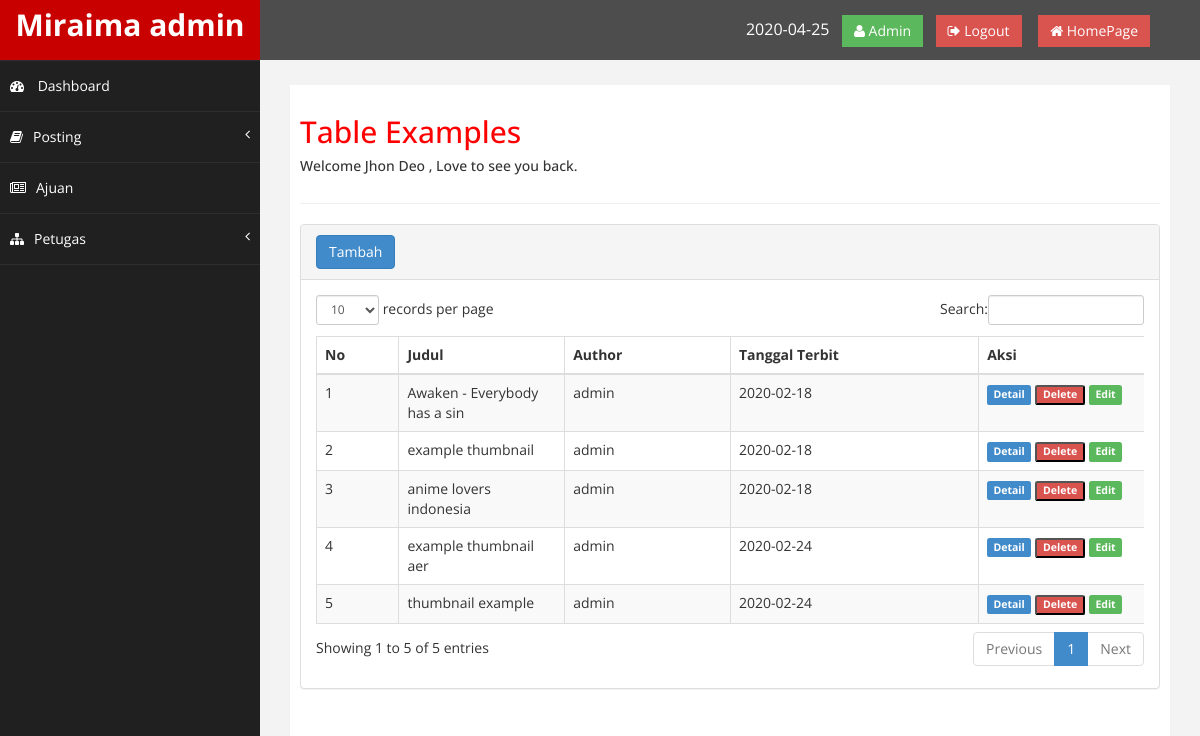
The page /index.php/admin/posting on the database its author committed.
### tables this page shows
CREATE TABLE `posting` (
  `idPosting` int(11) NOT NULL,
  `deskripsi` varchar(512) NOT NULL,
  `tanggal` varchar(128) NOT NULL,
  `thumbnail` varchar(128) NOT NULL,
  `idKategori` int(11) NOT NULL,
  `idUser` int(11) NOT NULL,
  `judul` varchar(126) NOT NULL
);

CREATE TABLE `user` (
  `idUser` int(11) NOT NULL,
  `username` varchar(128) NOT NULL,
  `password` varchar(256) NOT NULL,
  `profil` varchar(128) NOT NULL
);

### application/libraries/Layout_admin.php (called while the page is built, shortened)
<?php
class Layout_admin {
	var $CI = NULL;
	public function __construct() {
		$this->CI =& get_instance();
	}
	public function Tampil($tampil,$data = null)
	{
		$this->CI->load->view('admin/template/header');
		$this->CI->load->view('admin/template/nav');
		$this->CI->load->view('admin/'.$tampil,$data);
		$this->CI->load->view('admin/template/footer');
	}
}

### application/controllers/admin/Posting.php (called while the page is built, shortened)
<?php
class Posting extends CI_Controller {
	public function index()
	{
		$data['row'] = $this->posting_model->data();
		$this->layout_admin->Tampil('posting/data',$data);
	}
}

### index.php (called while the page is built, shortened)
<?php
require_once BASEPATH.'core/CodeIgniter.php';

### application/models/Posting_model.php (called while the page is built, shortened)
<?php
class Posting_model extends CI_Model {
	public function data()
	{
		$this->db->select('posting.judul,posting.tanggal,posting.thumbnail,posting.deskripsi,user.username,kategori_posting.kategori,posting.idPosting');
		$this->db->from('posting');
		$this->db->join('user','user.idUser = posting.idUser');
		$this->db->join('kategori_posting','kategori_posting.idKategori = posting.idKategori');
		$query = $this->db->get();
		return $query->result_array();
	}
}

### application/views/admin/posting/data.php (the view, shortened to what this page needs)
   <div id="page-wrapper" >
        <div id="page-inner">
            <div class="row">
                <div class="col-md-12">
                 <h2>Table Examples</h2>
                    <h5>Welcome Jhon Deo , Love to see you back. </h5>
                </div>
            </div>
             <hr />
        <div class="row">
            <div class="col-md-12">
                <div class="panel panel-default">
                    <div class="panel-heading">
                         <a href="<?=  base_url('admin/posting/tambah') ?>" class="btn btn-primary">Tambah</a>
                    </div>
                    <div class="panel-body">
                        <div class="table-responsive">
                            <table class="table table-striped table-bordered table-hover" id="dataTables-example">
                                <thead>
                                    <tr>
                                        <th width="10%">No</th>
                                        <th width="20%">Judul</th>
                                        <th width="20%">Author</th>
                                        <th width="30%">Tanggal Terbit</th>
                                        <th width="20%">Aksi</th>
                                    </tr>
                                </thead>
                                <tbody>
                                    <?php $no=1; foreach ($row as $rows): ?>
                                    <tr class="odd gradeX">
                                        <td><?=  $no ?></td>
                                        <td><?=  $rows['judul'] ?></td>
                                        <td><?=  $rows['username'] ?></td>
                                        <td class="center"><?=  $rows['tanggal'] ?></td>
                                        <td class="center">
                                            <span class="label label-primary">
                                                <a href="<?=  base_url('admin/posting/detail/') ?><?=  $rows['idPosting'] ?>" style="color: white;">Detail</a></span>
                                            <button class="label label-danger" data-toggle="modal" data-target="#Delete<?=  $rows['idPosting'] ?>">
                                                Delete
                                            </button>
                                            <span class="label label-success">
                                                <a href="<?=  base_url('admin/posting/edit/') ?><?=  $rows['idPosting'] ?>" style="color: white;">Edit</a></span>
                                        </td>
                                    </tr>
                                    <?php $no++; endforeach ?>
                                </tbody>
                            </table>
                        </div>
                    </div>
                </div>
            </div>
        </div>
    </div>
</div>

### assets/admin/css/custom.css (style rules this page uses)
body { font-family: 'Open Sans', sans-serif; }
#page-wrapper { padding: 15px 15px; min-height: 600px; background:#F3F3F3; }
#page-inner { width:100%; margin:10px 20px 10px 0px; background-color:#fff!important; padding:10px; min-height:1200px; }
h2 { color: #f00; }
@media (min-width:768px) { #page-wrapper { margin: 0 0 0 260px; padding: 15px 30px; min-height: 1200px; } }

### rows shown on the page
posting: judul "Awaken - Everybody has a sin", idUser.username "admin", tanggal "2020-02-18"
posting: judul "example thumbnail", idUser.username "admin", tanggal "2020-02-18"
posting: judul "anime lovers indonesia", idUser.username "admin", tanggal "2020-02-18"
posting: judul "example thumbnail aer", idUser.username "admin", tanggal "2020-02-24"
posting: judul "thumbnail example", idUser.username "admin", tanggal "2020-02-24"
